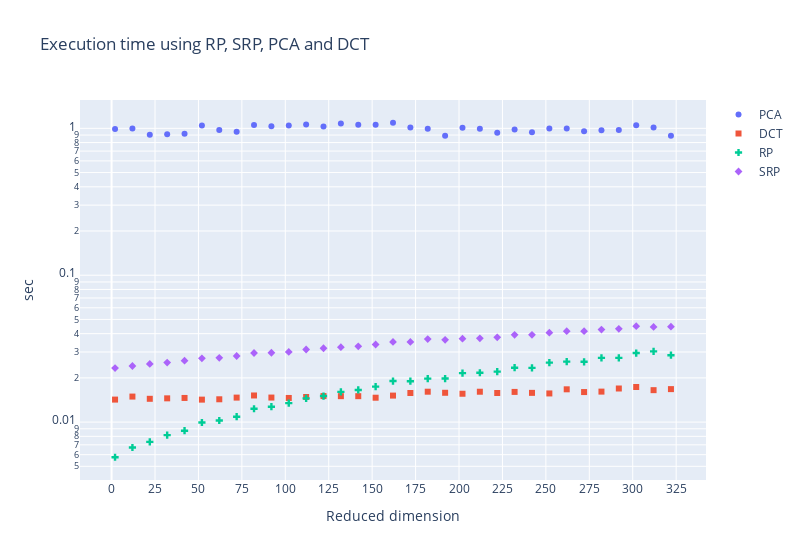

Notebook cell for this chart:
### Code cell
fig = go.Figure()
fig.add_trace(go.Scatter(x=ks, y=p_time,  name="PCA", marker_symbol="circle", mode="markers"))
fig.add_trace(go.Scatter(x=ks, y=d_time,  name="DCT", marker_symbol="square", mode="markers"))
fig.add_trace(go.Scatter(x=ks, y=r_time,  name="RP", marker_symbol="cross", mode="markers"))
fig.add_trace(go.Scatter(x=ks, y=sr_time, name="SRP", marker_symbol="diamond", mode="markers"))

fig.update_layout(
    title_text="Execution time using RP, SRP, PCA and DCT",
    width=800,
)

fig.update_xaxes(title_text='Reduced dimension', dtick=25)
fig.update_yaxes(title_text='sec', type="log")

fig.show()

### Figure 1 — Plotly figure (JSON) as saved in the notebook; plotly's stock layout.template omitted (floating-point values rounded to 4 significant figures)
{"data": [{"marker": {"symbol": "circle"}, "mode": "markers", "name": "PCA", "type": "scatter", "x": [2, 12, 22, 32, 42, 52, 62, 72, 82, 92, 102, 112, 122, 132, 142, 152, 162, 172, 182, 192, 202, 212, 222, 232, 242, 252, 262, 272, 282, 292, 302, 312, 322], "y": [0.9905, 0.9987, 0.9031, 0.9129, 0.9175, 1.045, 0.9743, 0.9474, 1.052, 1.034, 1.044, 1.06, 1.027, 1.079, 1.059, 1.058, 1.092, 1.014, 0.9938, 0.8917, 1.008, 0.9945, 0.9324, 0.9803, 0.9409, 0.9989, 0.9985, 0.9557, 0.9703, 0.973, 1.048, 1.013, 0.8909]}, {"marker": {"symbol": "square"}, "mode": "markers", "name": "DCT", "type": "scatter", "x": [2, 12, 22, 32, 42, 52, 62, 72, 82, 92, 102, 112, 122, 132, 142, 152, 162, 172, 182, 192, 202, 212, 222, 232, 242, 252, 262, 272, 282, 292, 302, 312, 322], "y": [0.01423, 0.01492, 0.01441, 0.01451, 0.0146, 0.01422, 0.0143, 0.01468, 0.01518, 0.01469, 0.0146, 0.01483, 0.01504, 0.01501, 0.01501, 0.01466, 0.01515, 0.01578, 0.0161, 0.01583, 0.0156, 0.0161, 0.01578, 0.01605, 0.01581, 0.01567, 0.01672, 0.01601, 0.01613, 0.01693, 0.01733, 0.0165, 0.01677]}, {"marker": {"symbol": "cross"}, "mode": "markers", "name": "RP", "type": "scatter", "x": [2, 12, 22, 32, 42, 52, 62, 72, 82, 92, 102, 112, 122, 132, 142, 152, 162, 172, 182, 192, 202, 212, 222, 232, 242, 252, 262, 272, 282, 292, 302, 312, 322], "y": [0.005763, 0.006715, 0.007329, 0.008151, 0.008736, 0.009933, 0.01025, 0.01088, 0.01233, 0.01273, 0.01347, 0.0145, 0.01504, 0.01605, 0.01655, 0.01744, 0.01902, 0.01899, 0.01978, 0.01978, 0.02153, 0.02168, 0.02207, 0.02347, 0.0234, 0.02539, 0.02581, 0.02574, 0.02736, 0.02735, 0.02953, 0.03031, 0.02855]}, {"marker": {"symbol": "diamond"}, "mode": "markers", "name": "SRP", "type": "scatter", "x": [2, 12, 22, 32, 42, 52, 62, 72, 82, 92, 102, 112, 122, 132, 142, 152, 162, 172, 182, 192, 202, 212, 222, 232, 242, 252, 262, 272, 282, 292, 302, 312, 322], "y": [0.02333, 0.0241, 0.02488, 0.02542, 0.02618, 0.02717, 0.0274, 0.02817, 0.02953, 0.02966, 0.03004, 0.0312, 0.03182, 0.03234, 0.03281, 0.03375, 0.03513, 0.03514, 0.03677, 0.0363, 0.03696, 0.03716, 0.03779, 0.03927, 0.03925, 0.04062, 0.04158, 0.04162, 0.04267, 0.04313, 0.04497, 0.04446, 0.04465]}], "layout": {"title": {"text": "Execution time using RP, SRP, PCA and DCT"}, "width": 800, "xaxis": {"dtick": 25, "title": {"text": "Reduced dimension"}}, "yaxis": {"title": {"text": "sec"}, "type": "log"}}}
